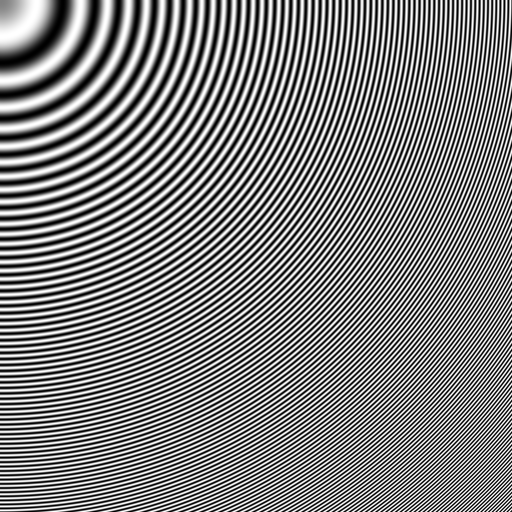
#> input picture fourier/data/circles.png, 512 x 512 px
$ jupyter execute 03_image_processing.ipynb   (shell and % lines are left out)   (Python 2 division)   (older library calls are emulated)
#> lines starting #> are read from the running program, lines starting #| are printed output that depends on the picture; after the words box and inside, x2 and y2 are one past the last pixel; in counts of white or black regions, pixels touching at a corner belong together
2D Sampling
========
-----------------------------

[cell 1]
from os import path
import numpy as np
import matplotlib.pyplot as plt
import scipy.misc

--------------------
Define a function that subsamples the image

[cell 2]
def subsample (img,n):
    [lines,columns]= img.shape
    img_sub_sampled = img[0:lines:n, 0:columns:n]
    return img_sub_sampled

--------------------
Load and subsample the image

[cell 3]
path_image = path.join('data','circles.png')
img = plt.imread(path_image,0)
#> img is the input picture: shape (512, 512) float32; min 0, max 1, mean 0.501

subsampling_factor = 4

img_subsampled = subsample(img,subsampling_factor)
#> in subsample, `img_sub_sampled = img[0:lines:n, 0:columns:n]`:
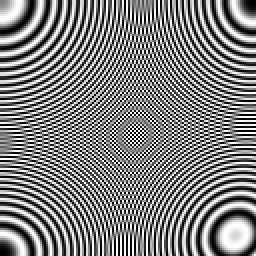
#> img_sub_sampled: shape (128, 128) float32 (shown 2 times larger); min 0, max 1, mean 0.504

path_image_subsampled = path.join('data','circles_subsampled.png')
plt.imsave(path_image_subsampled,img_subsampled, cmap='gray')
print(img.shape)
#| (512, 512)
print(img_subsampled.shape)
#| (128, 128)

[cell 4]
plt.figure(1, figsize = (10,4))

plt.subplot(121)
plt.imshow(img, cmap = 'gray')
plt.title("Circles")

plt.subplot(122)
plt.imshow(img_subsampled, cmap = 'gray')
plt.title("Subsampled circles")

plt.show()

--------------------
Show the **spectrum** of the image before and after the subsampling.

[cell 5]
def spectrum(img):
    f = np.fft.fft2(img)
    fshift = np.fft.fftshift(f)
    magnitude_spectrum = np.abs(fshift)
    return magnitude_spectrum

[cell 6]
spectrum_original = spectrum(img)
spectrum_subsampled = spectrum(img_subsampled)

plt.figure(1, figsize = (10,4))

plt.subplot(121)
plt.imshow(np.log(spectrum_original), cmap = 'gray')
plt.title('Spectrum original img')

plt.subplot(122)
plt.imshow(np.log(spectrum_subsampled), cmap = 'gray')
plt.title('Spectrum subsampled img')
plt.show()

Filter the image in frequency space
===

[cell 7]
rows, cols = img.shape
#> rows = 512; cols = 512

# create square mask with ones in the center and zero everywhere else
square = np.zeros((rows,cols),np.uint8)
N = 64
square[(rows-N)/2:(rows+N)/2, (cols-N)/2:(cols+N)/2] = 1

plt.figure()
plt.imshow(square, cmap = 'gray')
plt.title('Template square filter')
plt.show()

# Image in frequency space
img_freq = np.fft.fft2(img) # F(u,v)

# Shift the square filter
filt_freq_shift = np.fft.fftshift(square)

# Filter in frequency space
img_filt = img_freq*filt_freq_shift # G(u,v) = F(u,v)*H(u,v)

# Just to understand why fftshift is necessary
plt.figure(7,figsize = (20,5))

plt.subplot(131)
plt.plot(img_freq)
plt.title('Image in frequency space')

plt.subplot(132)
plt.plot(square)
plt.title('Filter')

plt.subplot(133)
plt.plot(filt_freq_shift)
plt.title('Shifted filter')

plt.show()
#> figure, not shown here; panel 1: curve peaks at x = 0, y = 131409.7; panel 1: curve peaks at x = 14, y = 346.6; panel 1: curve peaks at x = 20, y = 390.4; panel 3: curve peaks at x = 0, y = 1

Compare the spectrum before and after the frequency filtering
====

[cell 8]
spectrum_original = spectrum(img)
spectrum_filtered = np.log(np.abs(np.fft.fftshift(img_filt)))

plt.figure(8,figsize = (15,5))
plt.subplot(121)
plt.imshow(np.log(spectrum_original), cmap = 'gray')
plt.title('Spectrum original image')
plt.subplot(122)
plt.imshow(spectrum_filtered, cmap = 'gray')
plt.title('Spectrum filtered image')
plt.show()
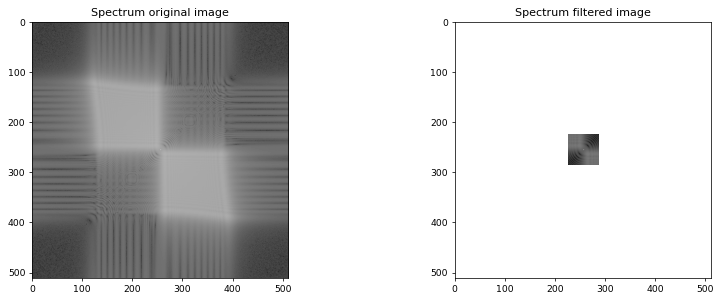
#> figure drawn by matplotlib, 2 panels

Back to real space
====

[cell 9]
img_real =  np.abs(np.fft.ifft2(img_filt))
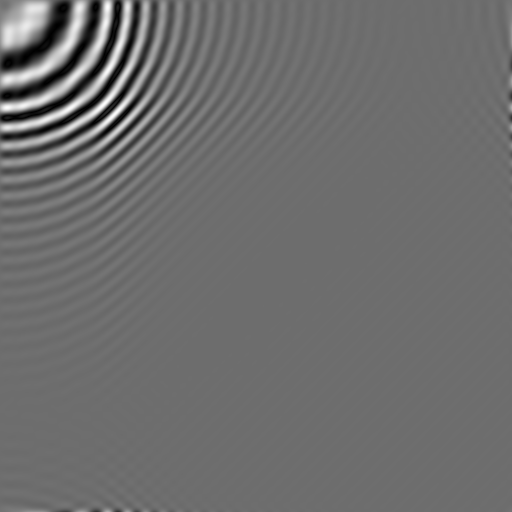
#> img_real: shape (512, 512) float64; min 0.00116, max 1.16, mean 0.502; drawn with min black and max white

plt.figure(figsize = (10,5))
plt.imshow(img_real,cmap = 'gray')
plt.show()

[cell 10]
img_filt_subsampled = subsample(img_real, 4)

plt.figure(figsize = (10,5))
plt.imshow(img_filt_subsampled, cmap = 'gray')
plt.show()

-------------------
Ideal lowpass filter
====
An ideal lowpass filter keeps all the frequences (without attenuation) within a circle centered in the origin and cancels all the others.

[cell 11]
M, N = img.shape
#> M = 512; N = 512

x,y = np.mgrid[-M/2:M/2:1,-N/2:N/2:1]

disk = (x**2+y**2 <= (N/8)**2).astype(float)
disk_freq = np.fft.fftshift(disk)
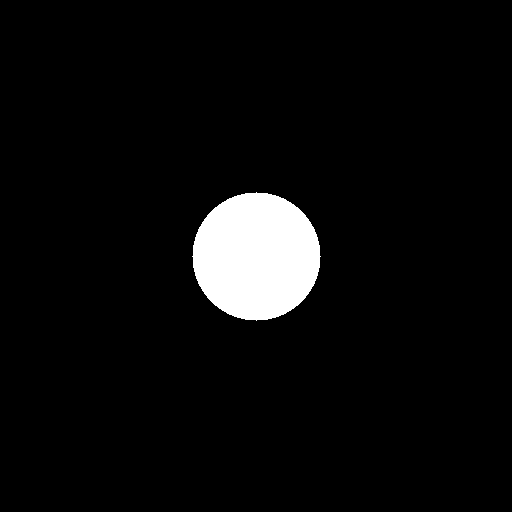
#> disk: shape (512, 512) float64; values 0 (black) and 1 (white), 4.9% white; 1 white region, box (x1, y1, x2, y2) and area: (192, 192, 321, 321) 12853

img_filtered_disk = img_freq*disk_freq

spectrum_filt = np.log(np.abs(np.fft.fftshift(img_filtered_disk)+1))

# Plot disk and spectrum
plt.figure(7,figsize = (20,5))

plt.subplot(131)
plt.imshow(disk, cmap = 'gray')
plt.title('Disk')

plt.subplot(132)
plt.imshow(np.log(spectrum_original), cmap = 'gray')
plt.title('Spectrum')

plt.subplot(133)
plt.imshow(spectrum_filt, cmap = 'gray')
plt.title('Product in frequency space')
plt.show()
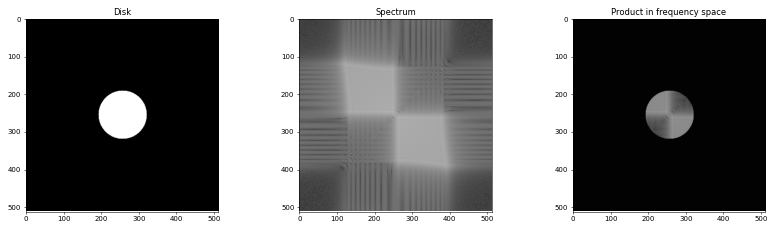
#> figure drawn by matplotlib, 3 panels

[cell 12]
# Why do we need the fftshift?
plt.figure(7,figsize = (20,5))

plt.subplot(131)
plt.plot(img_freq)
plt.title('Image en frequence')

plt.subplot(132)
plt.plot(disk)
plt.title('disque')

plt.subplot(133)
plt.plot(disk_freq)
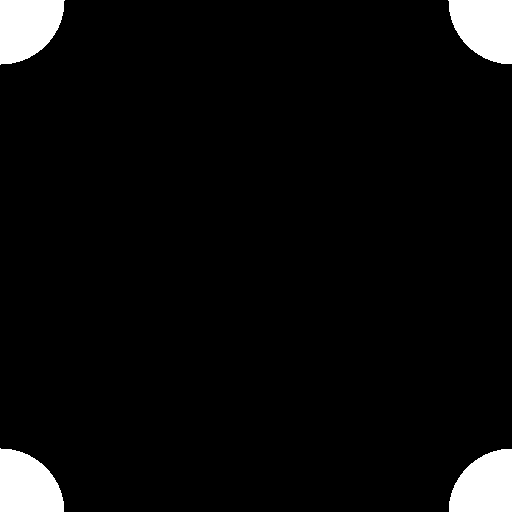
#> disk_freq: shape (512, 512) float64; values 0 (black) and 1 (white), 4.9% white; 4 white regions, box (x1, y1, x2, y2) and area: (0, 0, 65, 65) 3278, (448, 0, 512, 64) 3213, (0, 448, 64, 512) 3213, (449, 449, 512, 512) 3149
plt.title('ffshift filtre disque')

plt.show()
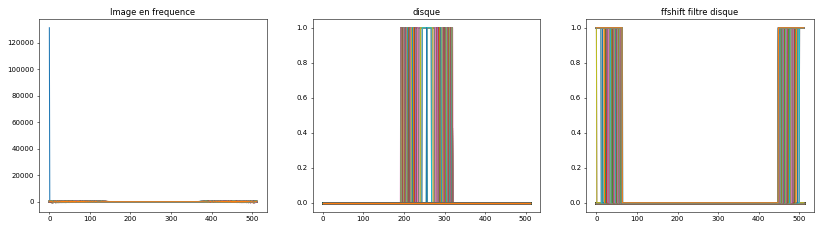
#> figure drawn by matplotlib, 3 panels; panel 1: curve peaks at x = 0, y = 131409.7; panel 1: curve peaks at x = 14, y = 346.6; panel 1: curve peaks at x = 20, y = 390.4; panel 3: curve peaks at x = 0, y = 1

[cell 13]
img_space_disk =  np.abs(np.fft.ifft2(img_filtered_disk))
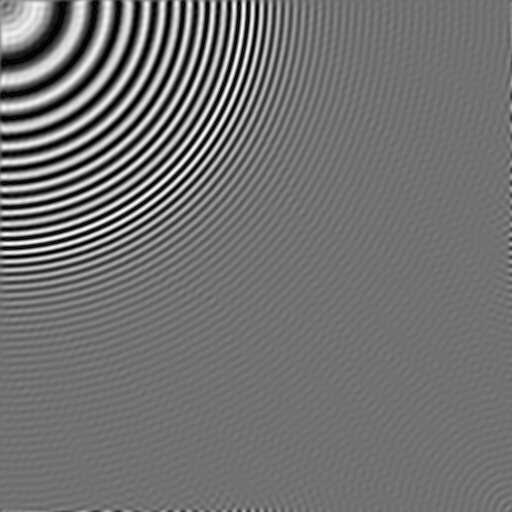
#> img_space_disk: shape (512, 512) float64; min 4.12e-06, max 1.12, mean 0.502; drawn with min black and max white

plt.figure(figsize = (10,5))

plt.subplot(131)
plt.imshow(img_space_disk, cmap = 'gray')
plt.title('low pass filtered')

plt.subplot(132)
plt.imshow(img, cmap = 'gray')
plt.title('original')

plt.subplot(133)
plt.imshow(img_subsampled, cmap = 'gray')
plt.title('subsampled')

plt.show()

[cell 14]
#Image filtree decimee
img_subsampled_filtered_disk = subsample(img_space_disk, subsampling_factor)
#> call 3 of subsample, with n = 4
#> in subsample (call 3), `img_sub_sampled = img[0:lines:n, 0:columns:n]`:
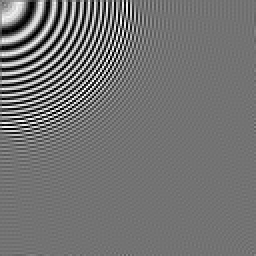
#> img_sub_sampled: shape (128, 128) float64 (shown 2 times larger); min 8.98e-06, max 1.11, mean 0.502; drawn with min black and max white

plt.figure(figsize = (10,5))
plt.imshow(img_subsampled_filtered_disk,cmap = 'gray')
plt.title('Subsampled disk-filtered image')
plt.show()

Gaussian filter
===

Documentation of the function: [https://docs.scipy.org/doc/scipy/reference/generated/scipy.ndimage.gaussian_filter.html](https://docs.scipy.org/doc/scipy/reference/generated/scipy.ndimage.gaussian_filter.html)

[cell 15]
from scipy.ndimage.filters import gaussian_filter
img_filtered_gaussian = gaussian_filter(img, sigma = 1)
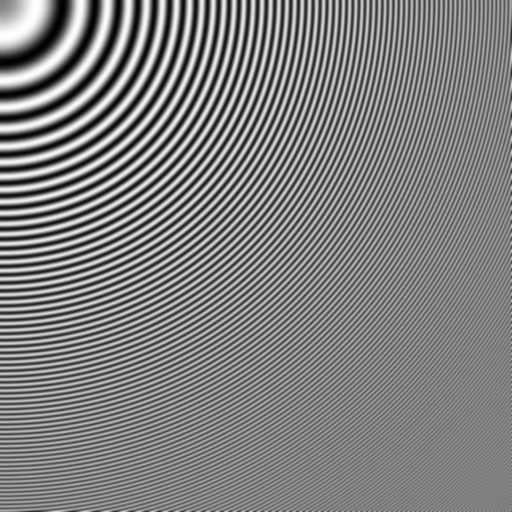
#> img_filtered_gaussian: shape (512, 512) float32; min 0.00391, max 0.999, mean 0.501

[cell 16]
plt.figure(1, figsize = (15,8))

plt.subplot(131)
plt.imshow(img, cmap = 'gray')
plt.title("Circles")

plt.subplot(132)
plt.imshow(img_subsampled, cmap = 'gray')
plt.title("Subsampled circles")

plt.subplot(133)
plt.imshow(img_filtered_gaussian,cmap = 'gray')
plt.title('Image after gaussian filtering')

plt.show()

plt.imsave(path.join('data','gaussian_filtering.png'), img_filtered_gaussian, cmap = 'gray')
